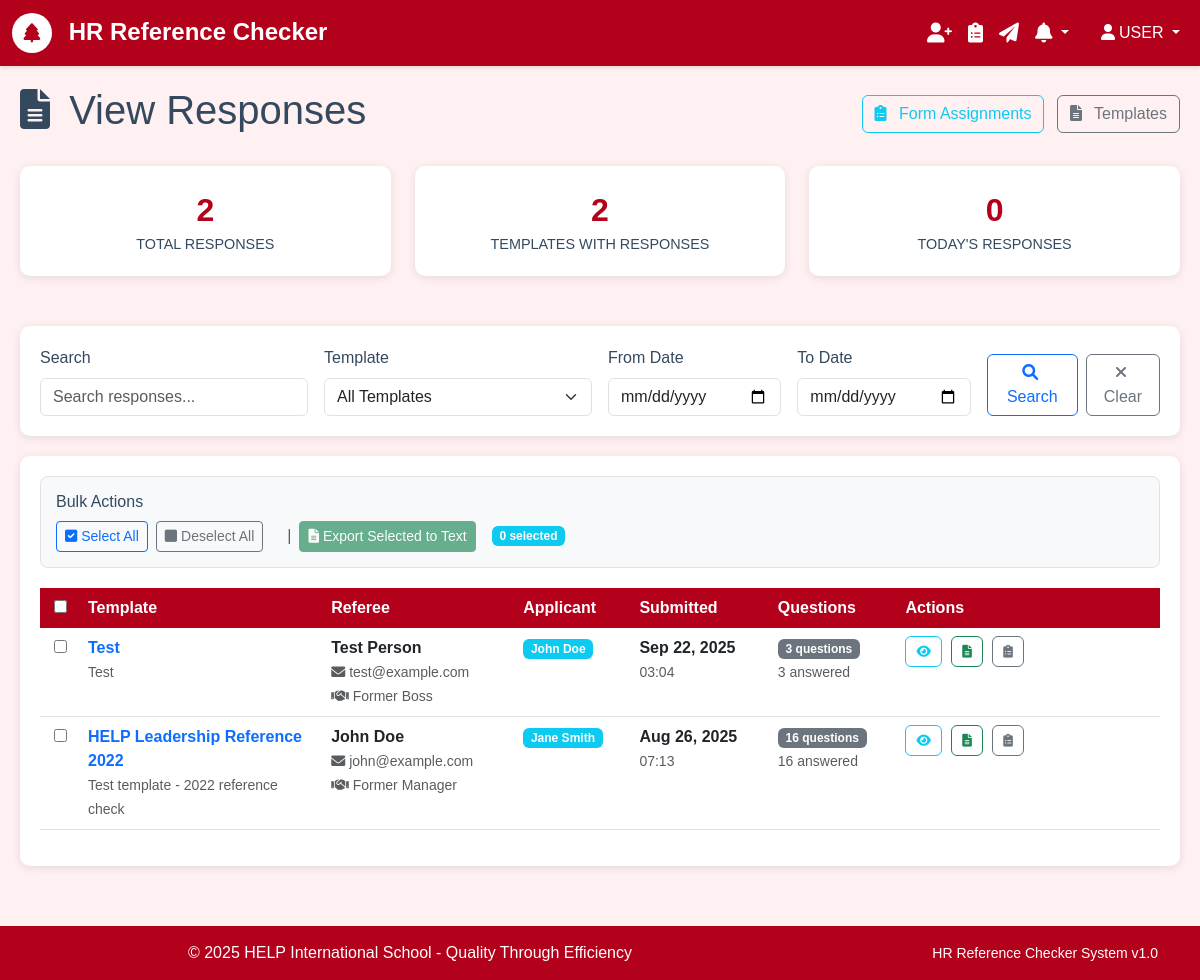
Page /responses/ (signed in) on the earlier database version.
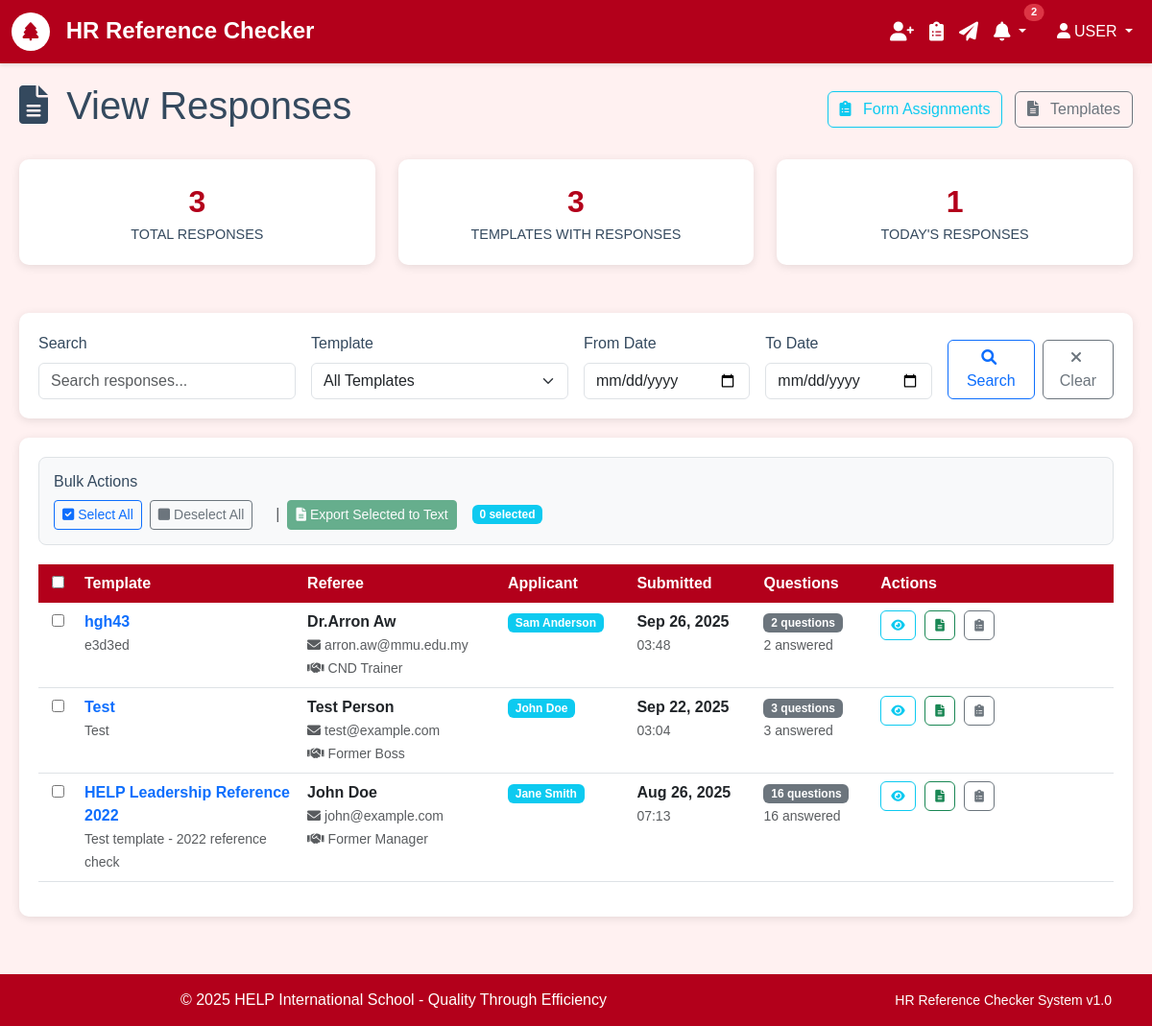
Same page on the later database version.
### responses/models.py (models this page shows, shortened)
class Response(models.Model):
    form = models.OneToOneField('forms.Form', on_delete=models.CASCADE)
    submitted_at = models.DateTimeField(auto_now_add=True)
    metadata = models.JSONField(default=dict, help_text="Additional data like IP address, browser info, etc.")
    class Meta:
        ordering = ['-submitted_at']
        verbose_name = 'Form Response'
        verbose_name_plural = 'Form Responses'

### forms/models.py (models this page shows, shortened)
class Form(models.Model):
    template = models.ForeignKey('form_templates.Template', on_delete=models.CASCADE)
    referee = models.ForeignKey('referees.Referee', on_delete=models.CASCADE)
    unique_token = models.CharField(max_length=255, unique=True, blank=True)
    status = models.CharField(
        max_length=20,
        choices=FormStatus.choices,
        default=FormStatus.PENDING
    )
    created_at = models.DateTimeField(auto_now_add=True)
    submitted_at = models.DateTimeField(null=True, blank=True)
    class Meta:
        ordering = ['-created_at']
        verbose_name = 'Form Assignment'
        verbose_name_plural = 'Form Assignments'

### form_templates/models.py (models this page shows, shortened)
class Template(models.Model):
    title = models.CharField(max_length=255, validators=[MinLengthValidator(3)])
    description = models.TextField(blank=True, help_text="Brief description of this template")
    instructions = models.TextField(
        blank=True,
        help_text="Instructions shown to referees before filling the form"
    )
    created_by = models.ForeignKey(settings.AUTH_USER_MODEL, on_delete=models.CASCADE)
    is_active = models.BooleanField(default=True)
    created_at = models.DateTimeField(auto_now_add=True)
    updated_at = models.DateTimeField(auto_now=True)
    class Meta:
        ordering = ['-created_at']
        verbose_name = 'Form Template'
        verbose_name_plural = 'Form Templates'

### referees/models.py (models this page shows, shortened)
class Referee(models.Model):
    name = models.CharField(max_length=255)
    email = models.EmailField()
    phone_regex = RegexValidator(
        regex=r'^\+?1?\d{9,15}$',
        message="Phone number must be entered in the format: '+999999999'. Up to 15 digits allowed."
    )
    phone = models.CharField(validators=[phone_regex], max_length=17, blank=True)
    relationship = models.CharField(max_length=100, help_text="e.g., Former Manager, Colleague, etc.")
    applicant_name = models.CharField(max_length=255, help_text="Name of the person being referenced")
    created_at = models.DateTimeField(auto_now_add=True)
    is_active = models.BooleanField(default=True)
    class Meta:
        ordering = ['-created_at']
        verbose_name = 'Referee'
        verbose_name_plural = 'Referees'

### responses/views.py (the view, shortened to what this page needs)
# urls.py: path('', views.ResponseListView.as_view(), name='list'),
class ResponseListView(LoginRequiredMixin, ListView):
    model = Response
    template_name = 'responses/list.html'
    context_object_name = 'responses'
    paginate_by = 20
    def get_queryset(self):
        queryset = Response.objects.select_related(
            'form__template',
            'form__referee'
        ).order_by('-submitted_at')
        search_query = self.request.GET.get('search', '').strip()
        template_filter = self.request.GET.get('template', '').strip()
        date_from = self.request.GET.get('date_from', '').strip()
        date_to = self.request.GET.get('date_to', '').strip()
        if template_filter:
            queryset = queryset.filter(form__template_id=template_filter)
        return queryset
    def get_context_data(self, **kwargs):
        context = super().get_context_data(**kwargs)
        context['search_query'] = self.request.GET.get('search', '')
        context['template_filter'] = self.request.GET.get('template', '')
        context['date_from'] = self.request.GET.get('date_from', '')
        context['date_to'] = self.request.GET.get('date_to', '')
        context['templates'] = Template.objects.filter(
            id__in=Response.objects.values_list('form__template_id', flat=True).distinct()
        ).order_by('title')
        total_responses = Response.objects.count()
        unique_templates = Response.objects.values('form__template').distinct().count()
        recent_responses = Response.objects.filter(
            submitted_at__date=timezone.now().date()
        ).count()
        context.update({
            'total_responses': total_responses,
            'unique_templates': unique_templates,
            'recent_responses': recent_responses,
        })
        return context

### core/models.py (called while the page is built)
    @classmethod
    def get_unread_count(cls, user):
        return cls.objects.filter(user=user, is_read=False, is_dismissed=False).count()

    @classmethod
    def get_recent_notifications(cls, user, limit=10):
        return cls.objects.filter(user=user, is_dismissed=False).order_by('-created_at')[:limit]

### templates/responses/list.html (shortened to what the changed rows need)
{% extends 'base.html' %}
{% block content %}
<div class="responses-container">
    <div class="d-flex justify-content-between align-items-center mb-4">
        <h1>
            <i class="fas fa-file-text me-2"></i>
            View Responses
        </h1>
    </div>
    <div class="row stats-row">
        <div class="col-md-4">
            <div class="stat-card">
                <div class="stat-number">{{ total_responses }}</div>
                <div class="stat-label">Total Responses</div>
            </div>
        </div>
        <div class="col-md-4">
            <div class="stat-card">
                <div class="stat-number">{{ unique_templates }}</div>
                <div class="stat-label">Templates with Responses</div>
            </div>
        </div>
        <div class="col-md-4">
            <div class="stat-card">
                <div class="stat-number">{{ recent_responses }}</div>
                <div class="stat-label">Today's Responses</div>
            </div>
        </div>
    </div>
    <div class="table-container">
        {% if responses %}
            <form method="post" action="{% url 'responses:bulk_export' %}" id="bulkForm">
                <div class="table-responsive">
                    <table class="table table-hover">
                        <thead>
                            <tr>
                                <th class="checkbox-column">
                                    <input type="checkbox" id="selectAllCheckbox" onchange="toggleSelectAll()">
                                </th>
                                <th>Template</th>
                                <th>Referee</th>
                                <th>Applicant</th>
                                <th>Submitted</th>
                                <th>Questions</th>
                                <th>Actions</th>
                            </tr>
                        </thead>
                        <tbody>
                            {% for response in responses %}
                            <tr>
                                <td class="checkbox-column">
                                    <input type="checkbox"
                                           name="response_ids"
                                           value="{{ response.pk }}"
                                           class="response-checkbox"
                                           onchange="updateBulkActions()">
                                </td>
                                <td class="template-cell">
                                    <div class="response-info">
                                        <div>
                                            <strong>
                                                <a href="{% url 'responses:detail' response.pk %}"
                                                   class="text-decoration-none">
                                                    {{ response.form.template.title }}
                                                </a>
                                            </strong>
                                            {% if response.form.template.description %}
                                                <br><small class="text-muted">
                                                    {{ response.form.template.description|truncatechars:50 }}
                                                </small>
                                            {% endif %}
                                        </div>
                                    </div>
                                </td>
                                <td class="referee-cell">
                                    <div>
                                        <strong>{{ response.form.referee.name }}</strong>
                                        <br>
                                        <small class="text-muted">
                                            <i class="fas fa-envelope me-1"></i>{{ response.form.referee.email }}
                                        </small>
                                        <br>
                                        <small class="text-muted">
                                            <i class="fas fa-handshake me-1"></i>{{ response.form.referee.relationship }}
                                        </small>
                                    </div>
                                </td>
                                <td>
                                    <span class="badge bg-info">{{ response.form.referee.applicant_name }}</span>
                                </td>
                                <td>
                                    <div>
                                        <strong>{{ response.submitted_at|date:"M d, Y" }}</strong>
                                        <br>
                                        <small class="text-muted">{{ response.submitted_at|time:"H:i" }}</small>
                                    </div>
                                </td>
                                <td>
                                    <span class="badge bg-secondary">
                                        {{ response.form.template.questions.count }} question{{ response.form.template.questions.count|pluralize }}
                                    </span>
                                    <br>
                                    <small class="text-muted">
                                        {{ response.answer_set.count }} answered
                                    </small>
                                </td>
                                <td>
                                    <div class="action-buttons-container">
                                        <a href="{% url 'responses:detail' response.pk %}"
                                           class="btn btn-outline-info btn-action"
                                           title="View Details">
                                            <i class="fas fa-eye"></i>
                                        </a>
                                        <a href="{% url 'responses:export_pdf' response.pk %}"
                                           class="btn btn-outline-success btn-action"
                                           title="Export to Text">
                                            <i class="fas fa-file-alt"></i>
                                        </a>
                                        <a href="{% url 'forms:detail' response.form.pk %}"
                                           class="btn btn-outline-secondary btn-action"
                                           title="View Assignment">
                                            <i class="fas fa-clipboard-list"></i>
                                        </a>
                                    </div>
                                </td>
                            </tr>
                            {% endfor %}
                        </tbody>
                    </table>
                </div>
            </form>
        {% endif %}
    </div>
</div>
{% endblock %}

### templates/base.html (shortened to what this page needs)
<!DOCTYPE html>
<html lang="en">
<head>
    <link href="https://cdn.jsdelivr.net/npm/bootstrap@5.3.0/dist/css/bootstrap.min.css" rel="stylesheet">
    <link href="https://cdnjs.cloudflare.com/ajax/libs/font-awesome/6.0.0/css/all.min.css" rel="stylesheet">
</head>
<body>
    <nav class="navbar navbar-expand-lg navbar-dark">
        <div class="container-fluid">
            <a class="navbar-brand" href="{% url 'core:home' %}">
                <span class="help-logo">
                    <i class="fas fa-tree"></i>
                </span>
                HR Reference Checker
            </a>
            <div class="collapse navbar-collapse" id="navbarNav">
                {% if user.is_authenticated %}
                    <ul class="navbar-nav me-3">
                        <li class="nav-item">
                            <a class="nav-link" href="{% url 'referees:list' %}" title="Manage Referees">
                                <i class="fas fa-user-plus fa-lg"></i>
                            </a>
                        </li>
                        <li class="nav-item">
                            <a class="nav-link" href="{% url 'form_templates:list' %}" title="Manage Templates">
                                <i class="fas fa-clipboard-list fa-lg"></i>
                            </a>
                        </li>
                        <li class="nav-item">
                            <a class="nav-link" href="{% url 'forms:list' %}" title="Assign Forms">
                                <i class="fas fa-paper-plane fa-lg"></i>
                            </a>
                        </li>
                        <li class="nav-item dropdown">
                            <a class="nav-link dropdown-toggle position-relative" href="#" title="Notifications" role="button" data-bs-toggle="dropdown" id="notificationDropdown">
                                <i class="fas fa-bell fa-lg"></i>
                                {% if notification_count > 0 %}
                                    <span class="position-absolute top-0 start-100 translate-middle badge rounded-pill bg-danger notification-badge" id="notificationBadge">
                                        {{ notification_count }}
                                    </span>
                                {% endif %}
                            </a>
                        </li>
                    </ul>
                {% endif %}
                <ul class="navbar-nav">
                    {% if user.is_authenticated %}
                        <li class="nav-item dropdown">
                            <a class="nav-link dropdown-toggle" href="#" id="navbarDropdown" role="button" data-bs-toggle="dropdown">
                                <i class="fas fa-user me-1"></i>{{ user.first_name|upper|default:"USER" }}
                            </a>
                        </li>
                    {% else %}
                        <li class="nav-item">
                            <a class="nav-link" href="{% url 'authentication:login' %}">
                                <i class="fas fa-sign-in-alt me-1"></i>Login
                            </a>
                        </li>
                    {% endif %}
                </ul>
            </div>
        </div>
    </nav>
    <div class="main-content-area">
        {% block content %}{% endblock %}
    </div>
    <footer class="footer">
        <div class="container">
            <div class="row">
                <div class="col-md-8">
                    <p class="mb-0">&copy; 2025 HELP International School - Quality Through Efficiency</p>
                </div>
                <div class="col-md-4 text-end">
                    <small>HR Reference Checker System v1.0</small>
                </div>
            </div>
        </div>
    </footer>
</body>
</html>

Differences in the rows shown:
added Response: form.template "hgh43", form.template.description "e3d3ed", form.referee.name "Dr.Arron Aw", form.referee.email "arron.aw@mmu.edu.my", form.referee.relationship "CND Trainer", form.referee.applicant_name "Sam Anderson", submitted_at "Sep 26, 2025", submitted_at "03:48", form.template.questions.count "2", answer_set.count "2"
Other differences:
{{ notification_count }}: (not shown) → "2"
{{ total_responses }}: "2" → "3"
{{ unique_templates }}: "2" → "3"
{{ recent_responses }}: "0" → "1"
